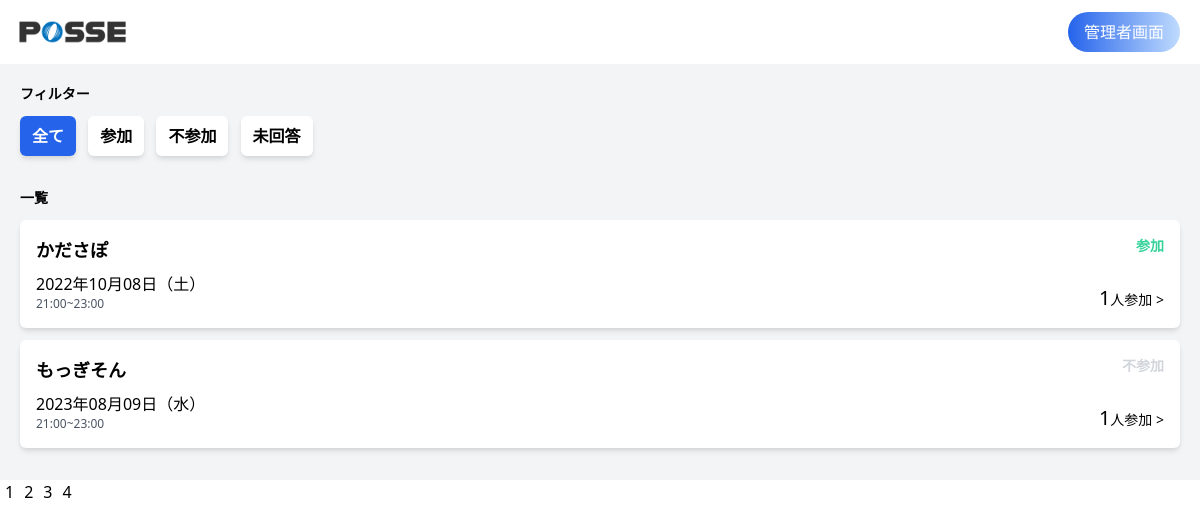
Screenshot of /index.php?page_id=3 (signed in) with the database file from the repository.
### tables this page shows
CREATE TABLE event_attendance (
  id INT AUTO_INCREMENT NOT NULL PRIMARY KEY,
  event_id INT NOT NULL,
  user_id INT NOT NULL,
  status INT NOT NULL DEFAULT '0',
  created_at DATETIME DEFAULT CURRENT_TIMESTAMP,
  updated_at DATETIME DEFAULT CURRENT_TIMESTAMP ON UPDATE CURRENT_TIMESTAMP,
  deleted_at DATETIME
);

CREATE TABLE events (
  id INT AUTO_INCREMENT NOT NULL PRIMARY KEY,
  name VARCHAR(255) NOT NULL,
  start_at DATETIME,
  end_at DATETIME,
  event_detail VARCHAR(255),
  created_at DATETIME DEFAULT CURRENT_TIMESTAMP,
  updated_at DATETIME DEFAULT CURRENT_TIMESTAMP ON UPDATE CURRENT_TIMESTAMP,
  deleted_at DATETIME
);

### src/index.php (the view, shortened to what this page needs)
<?php
require('dbconnect.php');
function get_day_of_week($w)
{
  $day_of_week_list = ['日', '月', '火', '水', '木', '金', '土'];
  return $day_of_week_list["$w"];
}
?>
<!DOCTYPE html>
<html lang="ja">
<head>
  <link href="https://unpkg.com/tailwindcss@^2/dist/tailwind.min.css" rel="stylesheet">
</head>
<body>
  <header class="h-16">
    <div class="flex justify-between items-center w-full h-full mx-auto pl-2 pr-5">
      <div class="h-full">
        <img src="img/header-logo.png" alt="" class="h-full">
      </div>
      <div>
        <form action="./admin/index.php" method="POST">
          <button type="submit" value="<?php echo $_SESSION['user_id']; ?>" name="user_id" class="text-white bg-blue-400 px-4 py-2 rounded-3xl bg-gradient-to-r from-blue-600 to-blue-200">管理者画面</button>
        </form>
      </div>
    </div>
  </header>
  <main class="bg-gray-100">
    <div class="w-full mx-auto p-5">
      <div id="filter" class="mb-8">
        <h2 class="text-sm font-bold mb-3">フィルター</h2>
        <div class="flex">
          <form action="" method="post">
            <input type="submit" value="全て" name="all" class="px-3 py-2 text-md font-bold mr-2 rounded-md shadow-md bg-blue-600 text-white">
            <input type="submit" value="参加" name="entry" class="px-3 py-2 text-md font-bold mr-2 rounded-md shadow-md bg-white">
            <input type="submit" value="不参加" name="not_entry" class="px-3 py-2 text-md font-bold mr-2 rounded-md shadow-md bg-white">
            <input type="submit" value="未回答" name="unanswered" class="px-3 py-2 text-md font-bold mr-2 rounded-md shadow-md bg-white">
        </div>
      </div>
      <div id="events-list">
        <div class="flex justify-between items-center mb-3">
          <h2 class="text-sm font-bold">一覧</h2>
        </div>
        <?php
        $count = $db->prepare('select count(user_id) as count from event_attendance where user_id= :user_id');
        $user_id = $_SESSION["user_id"];
        $count->bindValue(':user_id', $user_id);
        $count->execute();
        $total_count = $count->fetch(PDO::FETCH_ASSOC);
        $pages = ceil($total_count['count'] / MAX);
        if (!isset($_GET['page_id'])) {
          $now = 1;
          $stmt = $db->prepare('SELECT events.id, events.name, events.start_at, events.end_at, users.id as user_id, event_attendance.status FROM event_attendance LEFT JOIN users ON event_attendance.user_id=users.id RIGHT JOIN events ON event_attendance.event_id=events.id WHERE users.id = :user_id AND events.end_at >= now() ORDER BY events.start_at ASC LIMIT :start, :max');
          $user_id = $_SESSION["user_id"];
          $stmt->bindValue(':user_id', $user_id);
          if ($now == 1) {
            $stmt->bindValue(":start", $now - 1, PDO::PARAM_INT);
            $stmt->bindValue(":max", MAX, PDO::PARAM_INT);
          } else {
            $stmt->bindValue(":start", ($now - 1) * MAX, PDO::PARAM_INT);
            $stmt->bindValue(":max", MAX, PDO::PARAM_INT);
          }
          $stmt->execute();
          $events = $stmt->fetchAll();
        } else {
          $now = $_GET['page_id'];
          $stmt = $db->prepare('SELECT events.id, events.name, events.start_at, events.end_at, users.id as user_id, event_attendance.status FROM event_attendance LEFT JOIN users ON event_attendance.user_id=users.id RIGHT JOIN events ON event_attendance.event_id=events.id WHERE users.id = :user_id AND events.end_at >= now() ORDER BY events.start_at ASC LIMIT :start, :max');
          $user_id = $_SESSION["user_id"];
          $stmt->bindValue(':user_id', $user_id);
          if ($now == 1) {
            $stmt->bindValue(":start", $now - 1, PDO::PARAM_INT);
            $stmt->bindValue(":max", MAX, PDO::PARAM_INT);
          } else {
            $stmt->bindValue(":start", ($now - 1) * MAX, PDO::PARAM_INT);
            $stmt->bindValue(":max", MAX, PDO::PARAM_INT);
          }
          $stmt->execute();
          $events = $stmt->fetchAll();
        }
        $stmt_sum = $db->prepare('SELECT count(*) as count from event_attendance left join users on event_attendance.user_id = users.id where event_attendance.event_id = :event_id AND event_attendance.status=1');
        ?>
        <?php foreach ($events as $event) : ?>
          <?php
          $event_id = $event['id'];
          $stmt_sum->bindValue(':event_id', $event_id);
          $stmt_sum->execute();
          $event_sum = $stmt_sum->fetch(PDO::FETCH_ASSOC);
          $start_date = strtotime($event['start_at']);
          $end_date = strtotime($event['end_at']);
          $day_of_week = get_day_of_week(date("w", $start_date));
          ?>
          <div class="modal-open bg-white mb-3 p-4 flex justify-between rounded-md shadow-md cursor-pointer" id="<?php echo $event['id']; ?>+<?php echo $_SESSION['user_id']; ?>">
            <div>
              <h3 class="font-bold text-lg mb-2"><?php echo $event['name'] ?></h3>
              <p><?php echo date("Y年m月d日（${day_of_week}）", $start_date); ?></p>
              <p class="text-xs text-gray-600">
                <?php echo date("H:i", $start_date) . "~" . date("H:i", $end_date); ?>
              </p>
            </div>
            <div class="flex flex-col justify-between text-right">
              <div>
                <?php if ($event['status'] == 1) : ?>
                  <p class="text-sm font-bold text-green-400">参加</p>
                <?php elseif ($event['status'] == 2) : ?>
                  <p class="text-sm font-bold text-gray-300">不参加</p>
                <?php elseif ($event['status'] == 0) : ?>
                  <p class="text-sm font-bold text-yellow-400">未回答</p>
                  <p class="text-xs text-yellow-400">期限 <?php echo date("m月d日", strtotime('-3 day', $end_date)); ?></p>
                <?php endif; ?>
              </div>
              <p class="text-sm"><span class="text-xl"><?php echo $event_sum['count']; ?></span>人参加 ></p>
            </div>
          </div>
        <?php endforeach; ?>
      </div>
    </div>
  </main>
  <div>
    <?php
    for ($n = 1; $n <= $pages; $n++) {
      if ($n == $now) {
        echo "<span style='padding: 5px;'>$now</span>";
      } else {
        echo "<a href='./index.php?page_id=$n' style='padding: 5px;'>$n</a>";
      }
    }
    ?>
  </div>
</body>
</html>

### rows the page displays
event_attendance: event.name "かださぽ", event.start_at "2022年10月08日（土）", event.start_at "21:00", event.end_at "23:00", status "参加", count "1"
event_attendance: event.name "もっぎそん", event.start_at "2023年08月09日（水）", event.start_at "21:00", event.end_at "23:00", status "不参加", count "1"
